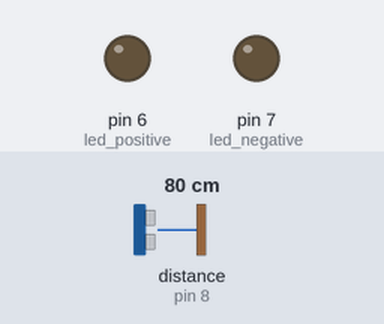
The sketch below on a simulated Arduino Uno, built with avr-gcc and run on an emulated ATmega328P. On the bench: output pins drawn as LEDs (lit = HIGH). The inputs (shaded band) are chosen by the test bench; at power-on: distance to the obstacle (sensor on pin 8) 80 cm. The echo pulse lasts 58.3 µs per cm.

Above: at 1.2 s.
1.3 s: distance to the obstacle (sensor on pin 8) set to 2 cm
At 1.7 s:
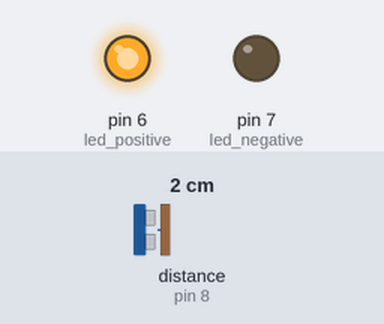
Timing chart, 0 to 4.3 s (numbered marks = the images above; inputs shaded):
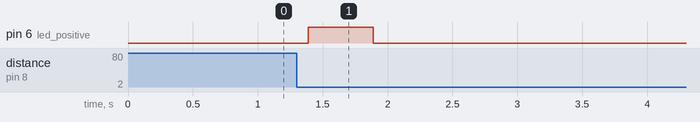

Measured:
- after the input at 1.3 s, pin 6 (led_positive): LOW → HIGH after 0.09 s, → LOW 0.50 s later

The sketch:

mini_project.ino
```cpp
#include<NewPing.h>

//HyperParameter
const int max_dist = 4000;
const int median_sample = 3;
const int threshold_change = 20;

//Pins
const int echo = 8;          //Input Pin w.r.t. Arduino
const int trig = 9;          //Output Pin w.r.t Arduino
const int led_positive  = 6; //Output Pin w.r.t Arduino
const int led_negative = 7;  //Input Pin w.r.t. Arduino

double distance1, duration1;
double distance2, duration2;


NewPing ultra_sonic(trig, echo, max_dist);


void setup() {

  Serial.begin(9600);

  pinMode(led_positive, OUTPUT);
  pinMode(led_negative, OUTPUT);
  duration1 = ultra_sonic.ping_median(median_sample);
  distance1 = ultra_sonic.convert_cm(duration1);
}

void loop() {

  double change;

  duration2 = ultra_sonic.ping_median(median_sample);
  distance2 = ultra_sonic.convert_cm(duration2);

  change = abs(distance1-distance2);
  if (change > threshold_change)
  {
      digitalWrite(led_positive, HIGH);
      digitalWrite(led_negative, LOW);
      delay(500);
      digitalWrite(led_positive, LOW);
      digitalWrite(led_negative, LOW);
  }

  distance1 = distance2;

}
```
